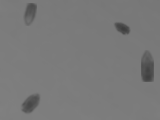
#> input picture apps/battleship-detector/output/01_gray.png, 160 x 120 px
$ python blob-detect.py --input-image output/01_gray.png --output-dir out
#> lines starting #> are read from the running program, lines starting #| are printed output that depends on the picture; after the words box and inside, x2 and y2 are one past the last pixel; in counts of white or black regions, pixels touching at a corner belong together
import argparse
import cv2
import numpy as np
from pathlib import Path

# --- Command-line arguments ---
def parse_args() -> argparse.Namespace:
    parser = argparse.ArgumentParser(
        description='Detect boats using threshold + morphology and save debug images.'
    )
    parser.add_argument('--input-image', type=Path, required=True, help='Path to input grayscale image')
    parser.add_argument('--output-dir', type=Path, required=True, help='Directory for saved stage images')
    parser.add_argument('--threshold', type=int, default=110, help='Threshold value (default: 110)')
    parser.add_argument('--kernel-size', type=int, default=3, help='Morphology kernel size (default: 3)')
    parser.add_argument('--open-iters', type=int, default=1, help='Open iterations (default: 1)')
    parser.add_argument('--close-iters', type=int, default=1, help='Close iterations (default: 1)')
    parser.add_argument('--min-area', type=int, default=8, help='Minimum blob area to keep (default: 8)')
    return parser.parse_args()


args = parse_args()
INPUT_IMAGE = args.input_image
OUTPUT_DIR = args.output_dir
OUTPUT_DIR.mkdir(parents=True, exist_ok=True)

THRESHOLD_VALUE = args.threshold

KERNEL_SIZE = args.kernel_size
OPEN_ITERS = args.open_iters
CLOSE_ITERS = args.close_iters
MIN_AREA = args.min_area


def save_image(name: str, image: np.ndarray) -> None:
    out_path = OUTPUT_DIR / name
    cv2.imwrite(str(out_path), image)
    print(f'Saved: {out_path}')


img = cv2.imread(str(INPUT_IMAGE), cv2.IMREAD_GRAYSCALE)
#> img is the input picture: shape (120, 160); min 61, max 128, mean 121
if img is None:
    raise FileNotFoundError(f'Could not read image: {INPUT_IMAGE}')

save_image('01_gray.png', img)


blur = cv2.GaussianBlur(img, (3, 3), 0)
save_image('02_blur.png', blur)

otsu_value, thresh = cv2.threshold(
    blur, 0, 255, cv2.THRESH_BINARY_INV | cv2.THRESH_OTSU
)
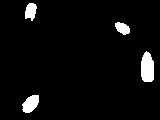
#> thresh: shape (120, 160); 4.4% white; 4 white regions, box (x1, y1, x2, y2) and area: (141, 51, 154, 82) 337, (22, 95, 39, 113) 215, (25, 3, 37, 21) 156, (115, 22, 130, 35) 134
#> otsu_value = 104
print(f'Otsu threshold = {otsu_value}')
#| Otsu threshold = 104.0
save_image('03_threshold.png', thresh)


kernel = cv2.getStructuringElement(cv2.MORPH_RECT, (KERNEL_SIZE, KERNEL_SIZE))

opened = cv2.morphologyEx(thresh, cv2.MORPH_OPEN, kernel, iterations=OPEN_ITERS)
#> opened: shape (120, 160); 4.3% white; 4 white regions, box (x1, y1, x2, y2) and area: (141, 52, 154, 82) 336, (23, 95, 39, 113) 212, (25, 3, 37, 19) 150, (115, 22, 130, 35) 134
save_image('04_open.png', opened)

closed = cv2.morphologyEx(opened, cv2.MORPH_CLOSE, kernel, iterations=CLOSE_ITERS)
save_image('05_close.png', closed)


num_labels, labels, stats, centroids = cv2.connectedComponentsWithStats(closed, connectivity=8)
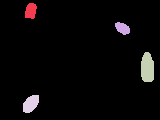
#> labels: shape (120, 160) int32; 5 distinct labels, from 0 to 4; one colour per label, 0 black
#> num_labels = 5; stats = [[0, 0, 160, 120, 18368], [25, 3, 12, 16, 150], [115, 22, 15, 13, 134], [141, 52, 13, 30, 336], [23, 95, 16, 18, 212]]; centroids = [[78.92, 59.48], [30.39, 10.51], [122.1, 27.88], [147, 67.55], [30.42, 103.3]]

vis = cv2.cvtColor(img, cv2.COLOR_GRAY2BGR)

print('\nDetections:')
for label in range(1, num_labels):
    x = stats[label, cv2.CC_STAT_LEFT]
    y = stats[label, cv2.CC_STAT_TOP]
    w = stats[label, cv2.CC_STAT_WIDTH]
    h = stats[label, cv2.CC_STAT_HEIGHT]
    area = stats[label, cv2.CC_STAT_AREA]
    cx, cy = centroids[label]

    if area < MIN_AREA:
        continue

    print(f'label={label:2d} area={area:3d} bbox=({x},{y},{w},{h}) centroid=({cx:.2f},{cy:.2f})')

    cv2.rectangle(vis, (x, y), (x + w - 1, y + h - 1), (0, 255, 0), 1)
#> this loop made 4 passes
#> (x, y, w, h, area, cx, cy) on passes 1 to 4: (25, 3, 12, 16, 150, 30.39, 10.51), (115, 22, 15, 13, 134, 122.1, 27.88), (141, 52, 13, 30, 336, 147, 67.55), (23, 95, 16, 18, 212, 30.42, 103.3)
#| label= 1 area=150 bbox=(25,3,12,16) centroid=(30.39,10.51)
#| label= 2 area=134 bbox=(115,22,15,13) centroid=(122.13,27.88)
#| label= 3 area=336 bbox=(141,52,13,30) centroid=(147.00,67.55)
#| label= 4 area=212 bbox=(23,95,16,18) centroid=(30.42,103.33)
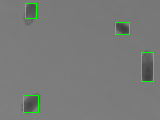
#> vis: shape (120, 160, 3); 1.3% of pixels changed, all inside (x1, y1, x2, y2) = (23, 3, 154, 113)
    # cv2.circle(vis, (int(round(cx)), int(round(cy))), 1, (0, 0, 255), -1)

save_image('06_detections.png', vis)
print(f'\nDone. Outputs are in: {OUTPUT_DIR}')
